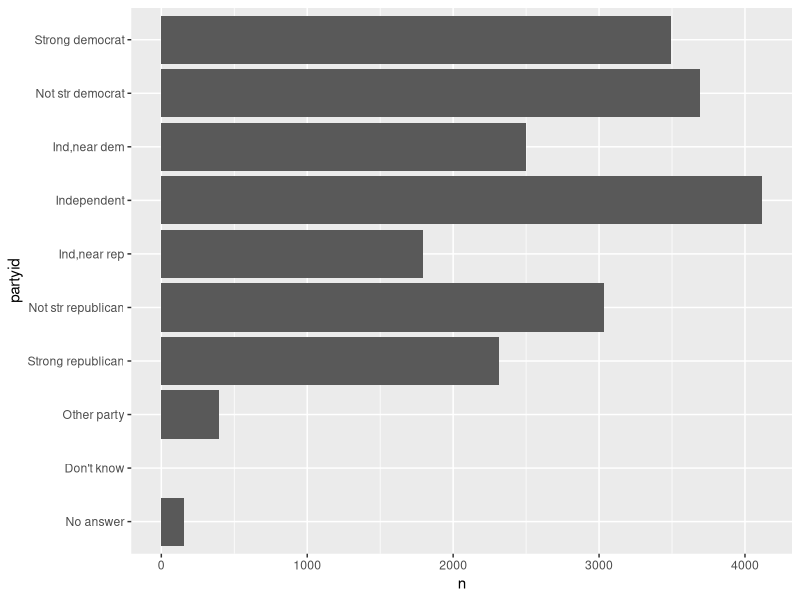

The R source for this figure:
## ---- chunk 1
#| echo: true
library("tidyverse")
gss_cat %>%
    count(partyid) %>%
    ggplot() +
    aes(x = n,
        y = partyid) +
    geom_col()
